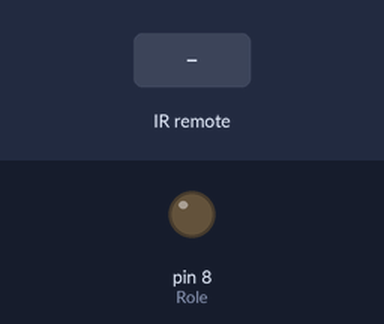
Bench run of a sketch on a simulated Arduino Uno, built with avr-gcc and run on an emulated ATmega328P. Shown: output pins drawn as LEDs (lit = HIGH). The inputs (shaded band) are chosen by the test bench.

Above: at 1.2 s.
1.3 s: infrared code 0x1CE3F00F received
At 1.7 s:
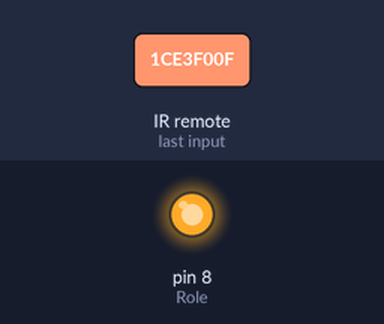
2.8 s: infrared code 0x1CE332CD received
At 4.1 s:
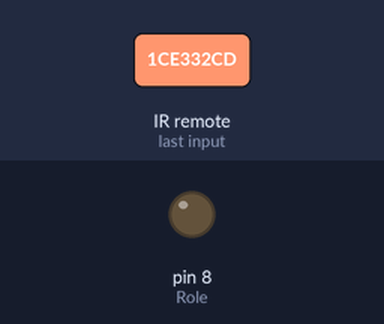
Timing chart, 0 to 5.8 s (numbered marks = the images above; inputs shaded):
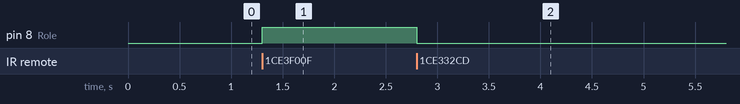

Measured:
- after the input at 1.3 s, pin 8 (Role): LOW → HIGH at once
- after the input at 2.8 s, pin 8 (Role): HIGH → LOW at once

The sketch:

Kod.ino
```cpp
#include <IRremote.h>
IRrecv irrecv(7); //IR alıcının data pini
decode_results results;
int Role=8;
#define PowerTUS 0x1CE3F00F
#define MuteTUS  0x1CE332CD
void setup() {
  irrecv.enableIRIn(); //Aktif ediyoruz
  pinMode(Role,OUTPUT);
}
void loop() {
  if (irrecv.decode(&results)){
    //Eğer tuşa basıldığı algılandıysa
    if(results.value==PowerTUS) //Röle Aç
      digitalWrite(Role,HIGH);
    else if(results.value==MuteTUS)//Röle Kapat
      digitalWrite(Role,LOW);
    irrecv.resume();// Daha sonraki değer için bekle.
  }
}
```
